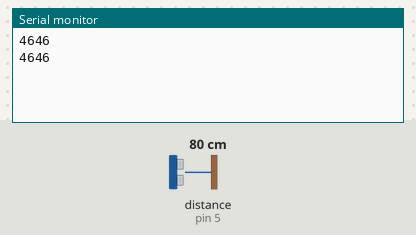
The sketch below on a simulated Arduino Uno, built with avr-gcc and run on an emulated ATmega328P. On the bench: the last lines printed to the serial monitor. Wiring (inferred from the names in the program): ultrasonic range finder: trigger pin 16; echo pin 5. The inputs (shaded band) are chosen by the test bench; at power-on: distance to the obstacle (sensor on pin 5) 80 cm. The echo pulse lasts 58.3 µs per cm.

Above: at 1.8 s.
1.9 s: distance to the obstacle (sensor on pin 5) set to 2 cm
At 2.8 s:
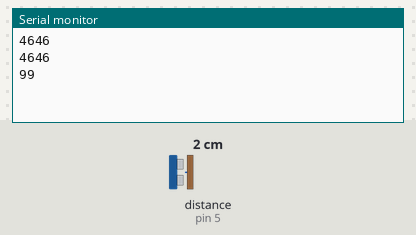
3.4 s: distance to the obstacle (sensor on pin 5) set to 4 cm
At 4.8 s:
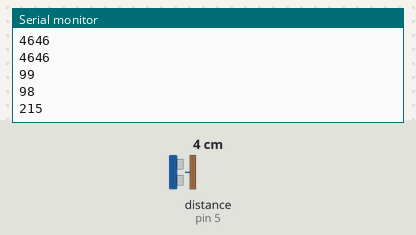
Timing chart, 0 to 6.4 s (numbered marks = the images above; inputs shaded):
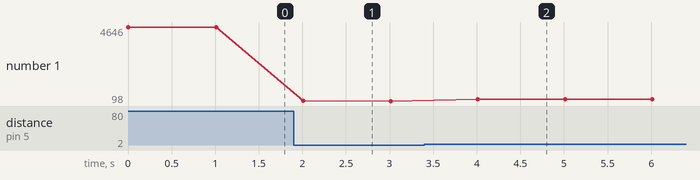

Measured:
- after the input at 1.9 s, the serial monitor: prints a new line after 0.11 s (image 1)
- after the input at 3.4 s, the serial monitor: prints a new line after 0.61 s (image 2)
- plotted number 1: 4646 → 98 after the input at 1.9 s, 98 → 215 after the input at 3.4 s

The sketch:

watertank.ino
```cpp
const int trigPin = 16;
const int echoPin = 5;

#define SOUND_VELOCITY 0.034
#define CM_TO_INCH 0.393701

long duration;
float distanceCm;
float distanceInch;

void setup() {
  Serial.begin(115200);
  pinMode(trigPin, OUTPUT);
  pinMode(echoPin, INPUT);
}

void loop()
{
  digitalWrite(trigPin, LOW);
  delayMicroseconds(2);

  digitalWrite(trigPin, HIGH);
  delayMicroseconds(10);
  digitalWrite(trigPin, LOW);


  duration = pulseIn(echoPin, HIGH);


  distanceCm = duration * SOUND_VELOCITY/2;


  distanceInch = distanceCm * CM_TO_INCH;


  Serial.println(duration);
  delay(1000);
}
```
